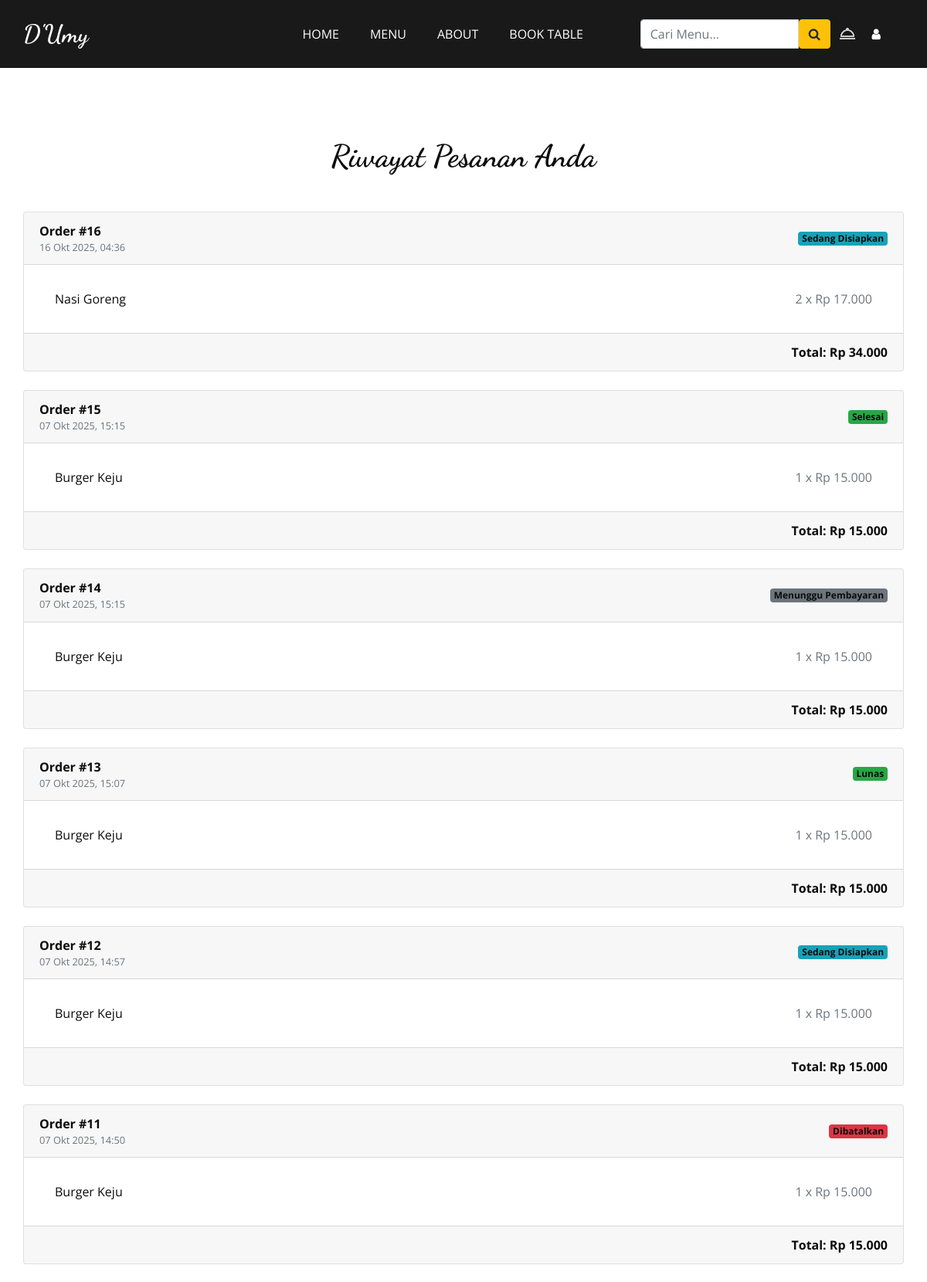
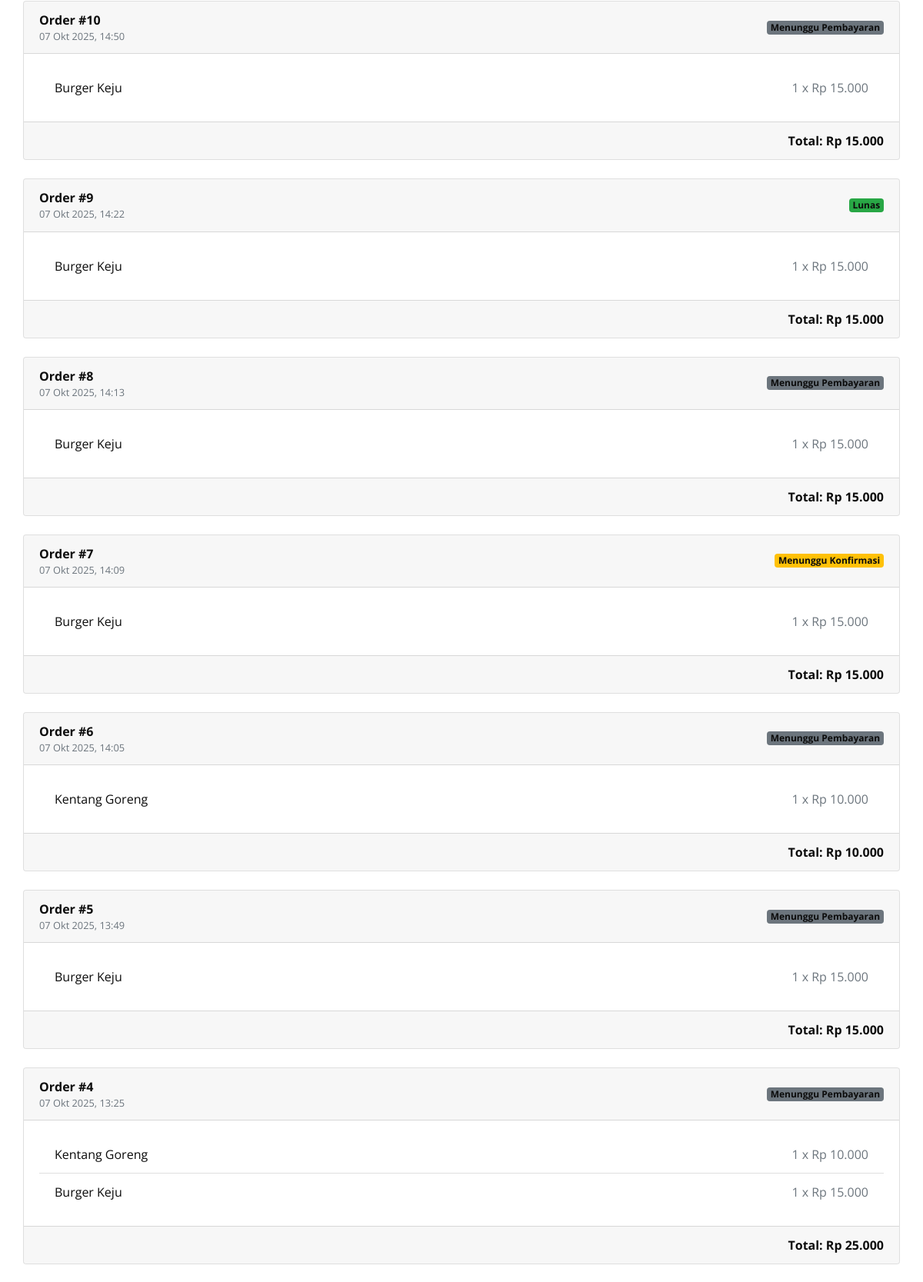
Page /order/history/ (signed in, upper part) on the committed database (2 pictures, top to bottom).
### order/models.py (models this page shows, shortened)
class Order(models.Model):
    class OrderType(models.TextChoices):
        DINE_IN = 'Dine-In', 'Dine-In'
        TAKEAWAY = 'Takeaway', 'Takeaway'
    class PaymentMethod(models.TextChoices):
        CASH = 'Cash', 'Bayar di Kasir'
        QRIS = 'QRIS', 'QRIS'
    class OrderStatus(models.TextChoices):
        PENDING = 'Pending', 'Menunggu Pembayaran'
        WAITING_CONFIRMATION = 'Waiting Confirmation', 'Menunggu Konfirmasi'
        PAID = 'Paid', 'Lunas'
        PROCESSING = 'Processing', 'Sedang Disiapkan'
        COMPLETED = 'Completed', 'Selesai'
        CANCELED = 'Canceled', 'Dibatalkan'
    user = models.ForeignKey(User, on_delete=models.SET_NULL, null=True, blank=True) # Siapa yang memesan
    order_type = models.CharField(max_length=10, choices=OrderType.choices, default=OrderType.DINE_IN)
    table_number = models.CharField(max_length=5, null=True, blank=True) # Nomor meja jika dine-in
    payment_method = models.CharField(max_length=10, choices=PaymentMethod.choices, default=PaymentMethod.CASH)
    status = models.CharField(max_length=25, choices=OrderStatus.choices, default=OrderStatus.PENDING)
    payment_proof = models.ImageField(upload_to='payment_proofs/', null=True, blank=True)
    created_at = models.DateTimeField(auto_now_add=True) # Kapan pesanan dibuat
    is_paid = models.BooleanField(default=False) # Status pembayaran
    class Meta:
        ordering = ['-created_at']
    def get_total_price(self):
        return sum(item.get_cost() for item in self.items.all())

class OrderItem(models.Model):
    order = models.ForeignKey(Order, related_name='items', on_delete=models.CASCADE)
    product = models.ForeignKey(ListMenu, related_name='order_items', on_delete=models.CASCADE)
    price = models.DecimalField(max_digits=10, decimal_places=2) # Harga produk saat dibeli
    quantity = models.PositiveIntegerField(default=1)
    def get_cost(self):
        return self.price * self.quantity

### menu/models.py (models this page shows, shortened)
class ListMenu(models.Model):
    name = models.CharField(max_length=100)
    slug = models.SlugField(unique=True, help_text="Teks unik untuk URL, akan terisi otomatis jika dikosongkan.")
    description = models.TextField()
    image = models.ImageField(upload_to='menu_images/')
    price = models.DecimalField(max_digits=8, decimal_places=2)
    category = models.ForeignKey(Category, on_delete=models.CASCADE, related_name="list_menu")

### order/views.py (the view)
# urls.py: path('history/', views.order_history, name='order_history'),
@login_required
def order_history(request):
    orders = Order.objects.filter(user=request.user).order_by('-created_at')
    context = {
        'orders': orders
    }
    return render(request, 'order/order_history.html', context)

### order/context_processors.py (called while the page is built)
def cart_item_count(request):
    cart = request.session.get('cart', {})
    count = sum(item['quantity'] for item in cart.values())
    return {'cart_item_count': count}

### order/templates/order/order_history.html
{% extends 'base.html' %} {% load static %} {% block content %}
<section class="food_section layout_padding">
  <div class="container">
    <div class="heading_container heading_center mb-5">
      <h2>Riwayat Pesanan Anda</h2>
    </div>
    {% if orders %} {% for order in orders %}
    <div class="card mb-4">
      <div
        class="card-header d-flex justify-content-between align-items-center"
      >
        <div>
          <strong>Order #{{ order.id }}</strong>
          <small class="text-muted d-block"
            >{{ order.created_at|date:"d M Y, H:i" }}</small
          >
        </div>
        <span
          class="badge {% if order.status == 'Completed' %}bg-success {% elif order.status == 'Paid' %}bg-success {% elif order.status == 'Processing' %}bg-info {% elif order.status == 'Waiting Confirmation' %}bg-warning {% elif order.status == 'Canceled' %}bg-danger {% else %}bg-secondary {% endif %}"
        >
          {{ order.get_status_display }}
        </span>
      </div>
      <div class="card-body">
        <ul class="list-group list-group-flush">
          {% for item in order.items.all %}
          <li
            class="list-group-item d-flex justify-content-between align-items-center"
          >
            {{ item.product.name }}
            <span class="text-muted"
              >{{ item.quantity }} x Rp {{ item.price|floatformat:0 }}</span
            >
          </li>
          {% endfor %}
        </ul>
      </div>
      <div class="card-footer text-right">
        <strong>Total: Rp {{ order.get_total_price|floatformat:0 }}</strong>
      </div>
    </div>
    {% endfor %} {% else %}
    <div class="text-center py-5">
      <p class="lead">Anda belum memiliki riwayat pesanan.</p>
      <a href="{% url 'menu:menu_list' %}" class="btn1 mt-3">Mulai Belanja</a>
    </div>
    {% endif %}
  </div>
</section>
{% endblock content %}

### static/css/style.css (style rules this page uses)
body { font-family: "Open Sans", sans-serif; color: #0c0c0c; background-color: #ffffff; overflow-x: hidden; }
.layout_padding { padding: 90px 0; }
h1, h2 { font-family: "Dancing Script", cursive; }
.heading_container { display: -webkit-box; display: -ms-flexbox; display: flex; -webkit-box-orient: vertical; -webkit-box-direction: normal; -ms-flex-direction: column; flex-direction: column; -webkit-box-align: start; -ms-flex-align: start; align-items: flex-start; }
.heading_container h2 { position: relative; margin-bottom: 0; font-size: 2.5rem; font-weight: bold; }
.heading_container.heading_center { -webkit-box-align: center; -ms-flex-align: center; align-items: center; text-align: center; }
.layout_padding { padding-top: 90px; padding-bottom: 90px; }

### static/css/responsive.css (style rules this page uses)
@media (min-width: 1200px) { .container { max-width: 1170px; } }

### rows in the picture
Order: id "16", created_at "16 Okt 2025, 04:36", status "Sedang Disiapkan", get_total_price "34.000"
OrderItem: product.name "Nasi Goreng", quantity "2", price "17.000"
Order: id "15", created_at "07 Okt 2025, 15:15", status "Selesai", get_total_price "15.000"
OrderItem: product.name "Burger Keju", quantity "1", price "15.000"
Order: id "14", created_at "07 Okt 2025, 15:15", status "Menunggu Pembayaran", get_total_price "15.000"
OrderItem: product.name "Burger Keju", quantity "1", price "15.000"
Order: id "13", created_at "07 Okt 2025, 15:07", status "Lunas", get_total_price "15.000"
OrderItem: product.name "Burger Keju", quantity "1", price "15.000"
Order: id "12", created_at "07 Okt 2025, 14:57", status "Sedang Disiapkan", get_total_price "15.000"
OrderItem: product.name "Burger Keju", quantity "1", price "15.000"
Order: id "11", created_at "07 Okt 2025, 14:50", status "Dibatalkan", get_total_price "15.000"
OrderItem: product.name "Burger Keju", quantity "1", price "15.000"
Order: id "10", created_at "07 Okt 2025, 14:50", status "Menunggu Pembayaran", get_total_price "15.000"
OrderItem: product.name "Burger Keju", quantity "1", price "15.000"
Order: id "9", created_at "07 Okt 2025, 14:22", status "Lunas", get_total_price "15.000"
OrderItem: product.name "Burger Keju", quantity "1", price "15.000"
Order: id "8", created_at "07 Okt 2025, 14:13", status "Menunggu Pembayaran", get_total_price "15.000"
OrderItem: product.name "Burger Keju", quantity "1", price "15.000"
Order: id "7", created_at "07 Okt 2025, 14:09", status "Menunggu Konfirmasi", get_total_price "15.000"
OrderItem: product.name "Burger Keju", quantity "1", price "15.000"
Order: id "6", created_at "07 Okt 2025, 14:05", status "Menunggu Pembayaran", get_total_price "10.000"
OrderItem: product.name "Kentang Goreng", quantity "1", price "10.000"
Order: id "5", created_at "07 Okt 2025, 13:49", status "Menunggu Pembayaran", get_total_price "15.000"
OrderItem: product.name "Burger Keju", quantity "1", price "15.000"
Order: id "4", created_at "07 Okt 2025, 13:25", status "Menunggu Pembayaran", get_total_price "25.000"
OrderItem: product.name "Kentang Goreng", quantity "1", price "10.000"
OrderItem: product.name "Burger Keju", quantity "1", price "15.000"
